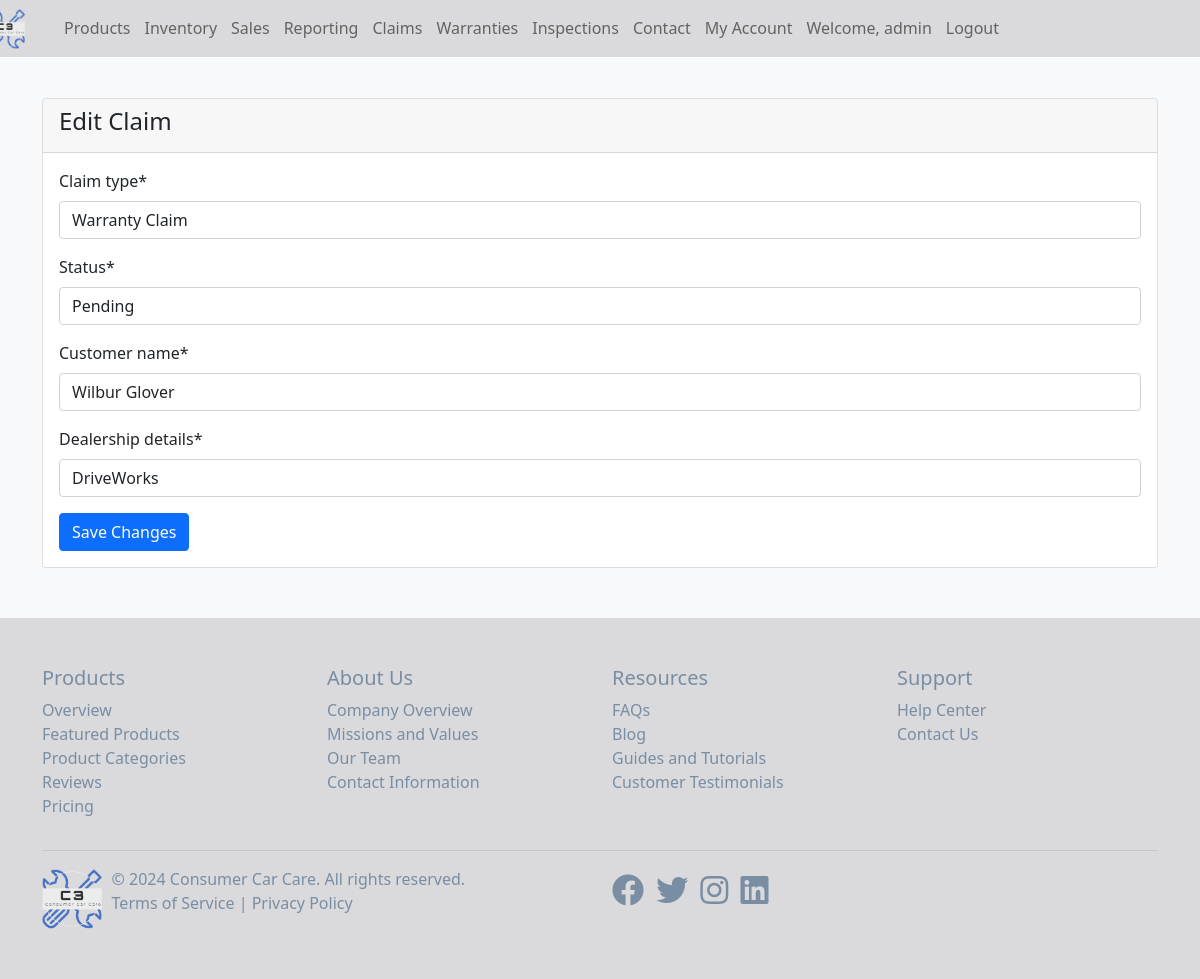
Screenshot of /claims/1/edit/ (signed in) with the database file from the repository.
### main_app/models.py (models this page shows, shortened)
class Claim(models.Model):
    claim_type = models.CharField(max_length=100)
    status = models.CharField(max_length=100)
    submission_date = models.DateTimeField(default=timezone.now)
    customer_name = models.CharField(max_length=100)
    dealership_details = models.CharField(max_length=200)

### main_app/views.py (the view)
# urls.py: path('claims/<int:claim_id>/edit/', views.edit_claim, name='edit_claim'),
@login_required
def edit_claim(request, claim_id):
    claim = get_object_or_404(Claim, id=claim_id)
    if request.method == 'POST':
        form = ClaimForm(request.POST, instance=claim)
        if form.is_valid():
            form.save()
            return redirect('claims')
    else:
        form = ClaimForm(instance=claim)
    context = {
        'form': form,
        'claim': claim,
    }
    return render(request, 'main_app/edit_claim.html', context)

### main_app/forms.py
class ClaimForm(forms.ModelForm):
    class Meta:
        model = Claim
        fields = ['claim_type', 'status', 'customer_name', 'dealership_details']

### main_app/templates/main_app/edit_claim.html (shortened to what this page needs)
{% extends 'main_app/base.html' %}
{% load crispy_forms_tags %}
{% block content %}
<div class="container mt-5">
    <div class="row">
        <div class="col-md-12">
            <div class="card">
                <div class="card-header">
                    <h4>Edit Claim</h4>
                </div>
                <div class="card-body">
                    <form method="post">
                        {{ form|crispy }}
                        <button type="submit" class="btn btn-primary">Save Changes</button>
                    </form>
                </div>
            </div>
        </div>
    </div>
</div>
{% endblock %}

### main_app/templates/main_app/base.html (shortened to what this page needs)
{% load static %}
<!DOCTYPE html>
<html lang="en">
<head>
    <link rel="stylesheet" href="{% static 'main_app/css/bootstrap.min.css' %}">
    <link rel="stylesheet" href="https://cdnjs.cloudflare.com/ajax/libs/font-awesome/5.15.3/css/all.min.css">
</head>
<body>
    <nav class="navbar navbar-expand-lg navbar-light bg-custom-color">
        <div class="container">
            <div class="collapse navbar-collapse" id="navbarNav">
                <ul class="navbar-nav">
                    <li class="nav-item active">
                        <a class="nav-link" href="{% url 'home' %}">
                            <img src="{% static 'main_app/images/C3_transparent_cropped.png' %}" alt="Consumer Car Care Logo" height="40">
                        </a>
                    </li>
                    <li class="nav-item">
                        <a class="nav-link {% if request.path|slice:'0:9' == '/products' %}active{% endif %}" href="{% url 'products' %}">Products</a>
                    </li>
                    <li class="nav-item">
                        <a class="nav-link {% if request.path == '/inventory/' %}active{% endif %}" href="{% url 'inventory' %}">Inventory</a>
                    </li>
                    <li class="nav-item">
                        <a class="nav-link {% if request.path == '/sales-data/' %}active{% endif %}" href="{% url 'sales_data' %}">Sales</a>
                    </li>
                    <li class="nav-item">
                        <a class="nav-link {% if request.path == '/reporting-dashboard/' %}active{% endif %}" href="{% url 'reporting_dashboard' %}">Reporting</a>
                    </li>
                    <li class="nav-item">
                        <a class="nav-link {% if request.path == '/claims/' %}active{% endif %}" href="{% url 'claims' %}">Claims</a>
                    </li>
                    <li class="nav-item">
                        <a class="nav-link {% if request.path == '/warranties/' %}active{% endif %}" href="{% url 'warranties' %}">Warranties</a>
                    </li>
                    <li class="nav-item">
                        <a class="nav-link {% if request.path == '/inspections/' %}active{% endif %}" href="{% url 'inspections' %}">Inspections</a>
                    </li>
                    <li class="nav-item">
                        <a class="nav-link {% if request.path == '/contact/' %}active{% endif %}" href="{% url 'contact' %}">Contact</a>
                    </li>
                    {% if user.is_authenticated %}
                    {% if user.is_authenticated %}
                        <li class="nav-item">
                            <a class="nav-link {% if request.path == '/my-account/' %}active{% endif %}" href="{% url 'my_account' %}">My Account</a>
                        </li>
                    {% endif %}
                        <li class="nav-item">
                            <span class="nav-link">Welcome, {{ user.username }}</span>
                        </li>
                        <li class="nav-item">
                            <form method="post" action="{% url 'logout' %}">
                                <button class ="nav-link" type="submit">Logout</button>
                            </form>
                        </li>
                    {% else %}
                        <li class="nav-item">
                            <a class="nav-link {% if request.path == '/login/' %}active{% endif %}" href="{% url 'login' %}">Login</a>
                        </li>
                    {% endif %}
                </ul>
            </div>
        </div>
    </nav>
    {% block content %}
    {% endblock %}
    <footer class="bg-custom-color py-5">
        <div class="container">
          <div class="row">
            <div class="col-md-3">
              <h5>Products</h5>
              <ul class="list-unstyled">
                <li><a href="#">Overview</a></li>
                <li><a href="#">Featured Products</a></li>
                <li><a href="#">Product Categories</a></li>
                <li><a href="#">Reviews</a></li>
                <li><a href="#">Pricing</a></li>
              </ul>
            </div>
            <div class="col-md-3">
              <h5>About Us</h5>
              <ul class="list-unstyled">
                <li><a href="#">Company Overview</a></li>
                <li><a href="#">Missions and Values</a></li>
                <li><a href="#">Our Team</a></li>
                <li><a href="#">Contact Information</a></li>
              </ul>
            </div>
            <div class="col-md-3">
              <h5>Resources</h5>
              <ul class="list-unstyled">
                <li><a href="#">FAQs</a></li>
                <li><a href="#">Blog</a></li>
                <li><a href="#">Guides and Tutorials</a></li>
                <li><a href="#">Customer Testimonials</a></li>
              </ul>
            </div>
            <div class="col-md-3">
              <h5>Support</h5>
              <ul class="list-unstyled">
                <li><a href="#">Help Center</a></li>
                <li><a href="#">Contact Us</a></li>
              </ul>
            </div>
          </div>
          <hr>
          <div class="row align-items-center">
            <div class="col-md-6">
              <div class="d-flex align-items-center">
                <img src="{% static 'main_app/images/C3_transparent_cropped.png' %}" alt="Company Logo" height="60" class="mr-3">
                <div>
                  <p class="mb-0">&copy; 2024 Consumer Car Care. All rights reserved.</p>
                  <p><a href="#">Terms of Service</a> | <a href="#">Privacy Policy</a></p>
                </div>
              </div>
            </div>
            <div class="col-md-6 text-md-right">
              <ul class="list-inline">
                <li class="list-inline-item"><a href="#"><i class="fab fa-facebook fa-2x"></i></a></li>
                <li class="list-inline-item"><a href="#"><i class="fab fa-twitter fa-2x"></i></a></li>
                <li class="list-inline-item"><a href="#"><i class="fab fa-instagram fa-2x"></i></a></li>
                <li class="list-inline-item"><a href="#"><i class="fab fa-linkedin fa-2x"></i></a></li>
              </ul>
            </div>
          </div>
        </div>
      </footer>
</body>
</html>

### main_app/templates/main_app/base.html (style rules this page uses)
body { background-color: #f8f9fa; padding-top: 50px; }
footer { color: #798da3; text-decoration: none; margin-top: 50px; }
footer a { text-decoration: none; color: #798da3; }
.nav-link img { margin-left: -80px; margin-bottom: -8px; margin-top: -10px; padding-left: 15px; }
.navbar { position: fixed; top: 0; width: 100%; z-index: 1000; }
.bg-custom-color { background-color: #dadadc; }
.mr-3 { margin-right: 10px; }
button { border: 0; background-color: #dadadc; }
.navbar-nav .nav-item { margin-right: -2px; }

### rows the page displays
Claim: claim_type "Warranty Claim", status "Pending", customer_name "Wilbur Glover", dealership_details "DriveWorks"

### other values shown
{{ user.username }} "admin"
